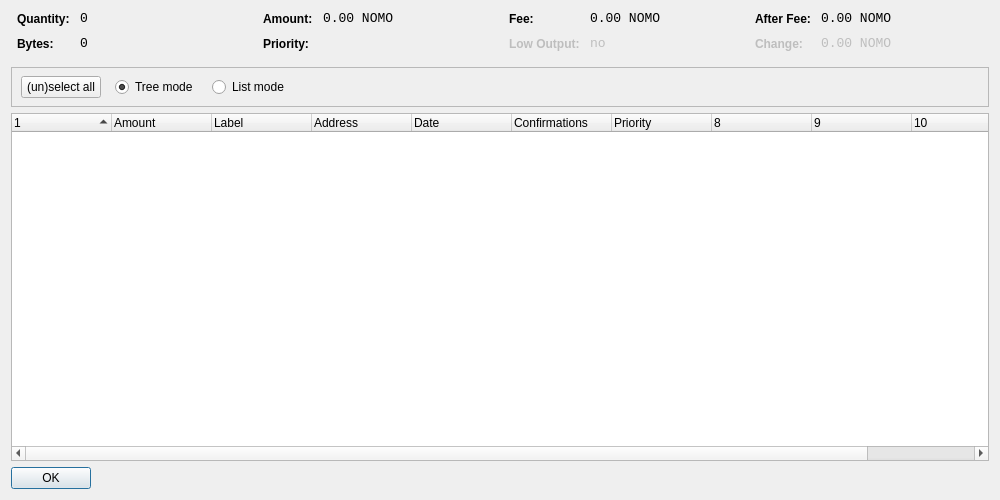
<?xml version="1.0" encoding="UTF-8"?>
<ui version="4.0">
 <class>CoinControlDialog</class>
 <widget class="QDialog" name="CoinControlDialog">
  <property name="geometry">
   <rect>
    <x>0</x>
    <y>0</y>
    <width>1000</width>
    <height>500</height>
   </rect>
  </property>
  <property name="windowTitle">
   <string>Coin Control</string>
  </property>
  <layout class="QVBoxLayout" name="verticalLayout">
   <item>
    <layout class="QHBoxLayout" name="horizontalLayoutTop" stretch="0,0,0,0">
     <property name="topMargin">
      <number>0</number>
     </property>
     <property name="bottomMargin">
      <number>10</number>
     </property>
     <item>
      <layout class="QFormLayout" name="formLayoutCoinControl1">
       <property name="horizontalSpacing">
        <number>10</number>
       </property>
       <property name="verticalSpacing">
        <number>10</number>
       </property>
       <property name="leftMargin">
        <number>6</number>
       </property>
       <property name="rightMargin">
        <number>6</number>
       </property>
       <item row="0" column="0">
        <widget class="QLabel" name="labelCoinControlQuantityText">
         <property name="styleSheet">
          <string notr="true">font-weight:bold;</string>
         </property>
         <property name="text">
          <string>Quantity:</string>
         </property>
        </widget>
       </item>
       <item row="0" column="1">
        <widget class="QLabel" name="labelCoinControlQuantity">
         <property name="font">
          <font>
           <family>Monospace</family>
           <pointsize>10</pointsize>
          </font>
         </property>
         <property name="cursor">
          <cursorShape>IBeamCursor</cursorShape>
         </property>
         <property name="contextMenuPolicy">
          <enum>Qt::ActionsContextMenu</enum>
         </property>
         <property name="text">
          <string notr="true">0</string>
         </property>
         <property name="textInteractionFlags">
          <set>Qt::LinksAccessibleByMouse|Qt::TextSelectableByKeyboard|Qt::TextSelectableByMouse</set>
         </property>
        </widget>
       </item>
       <item row="1" column="0">
        <widget class="QLabel" name="labelCoinControlBytesText">
         <property name="styleSheet">
          <string notr="true">font-weight:bold;</string>
         </property>
         <property name="text">
          <string>Bytes:</string>
         </property>
        </widget>
       </item>
       <item row="1" column="1">
        <widget class="QLabel" name="labelCoinControlBytes">
         <property name="font">
          <font>
           <family>Monospace</family>
           <pointsize>10</pointsize>
          </font>
         </property>
         <property name="cursor">
          <cursorShape>IBeamCursor</cursorShape>
         </property>
         <property name="contextMenuPolicy">
          <enum>Qt::ActionsContextMenu</enum>
         </property>
         <property name="text">
          <string notr="true">0</string>
         </property>
         <property name="textInteractionFlags">
          <set>Qt::LinksAccessibleByMouse|Qt::TextSelectableByKeyboard|Qt::TextSelectableByMouse</set>
         </property>
        </widget>
       </item>
      </layout>
     </item>
     <item>
      <layout class="QFormLayout" name="formLayoutCoinControl2">
       <property name="horizontalSpacing">
        <number>10</number>
       </property>
       <property name="verticalSpacing">
        <number>10</number>
       </property>
       <property name="leftMargin">
        <number>6</number>
       </property>
       <property name="rightMargin">
        <number>6</number>
       </property>
       <item row="0" column="0">
        <widget class="QLabel" name="labelCoinControlAmountText">
         <property name="styleSheet">
          <string notr="true">font-weight:bold;</string>
         </property>
         <property name="text">
          <string>Amount:</string>
         </property>
        </widget>
       </item>
       <item row="0" column="1">
        <widget class="QLabel" name="labelCoinControlAmount">
         <property name="font">
          <font>
           <family>Monospace</family>
           <pointsize>10</pointsize>
          </font>
         </property>
         <property name="cursor">
          <cursorShape>IBeamCursor</cursorShape>
         </property>
         <property name="contextMenuPolicy">
          <enum>Qt::ActionsContextMenu</enum>
         </property>
         <property name="text">
          <string notr="true">0.00 NOMO</string>
         </property>
         <property name="textInteractionFlags">
          <set>Qt::LinksAccessibleByMouse|Qt::TextSelectableByKeyboard|Qt::TextSelectableByMouse</set>
         </property>
        </widget>
       </item>
       <item row="1" column="0">
        <widget class="QLabel" name="labelCoinControlPriorityText">
         <property name="styleSheet">
          <string notr="true">font-weight:bold;</string>
         </property>
         <property name="text">
          <string>Priority:</string>
         </property>
        </widget>
       </item>
       <item row="1" column="1">
        <widget class="QLabel" name="labelCoinControlPriority">
         <property name="font">
          <font>
           <family>Monospace</family>
           <pointsize>10</pointsize>
          </font>
         </property>
         <property name="cursor">
          <cursorShape>IBeamCursor</cursorShape>
         </property>
         <property name="contextMenuPolicy">
          <enum>Qt::ActionsContextMenu</enum>
         </property>
         <property name="text">
          <string/>
         </property>
         <property name="textInteractionFlags">
          <set>Qt::LinksAccessibleByMouse|Qt::TextSelectableByKeyboard|Qt::TextSelectableByMouse</set>
         </property>
        </widget>
       </item>
      </layout>
     </item>
     <item>
      <layout class="QFormLayout" name="formLayoutCoinControl3">
       <property name="horizontalSpacing">
        <number>10</number>
       </property>
       <property name="verticalSpacing">
        <number>10</number>
       </property>
       <property name="leftMargin">
        <number>6</number>
       </property>
       <property name="rightMargin">
        <number>6</number>
       </property>
       <item row="0" column="0">
        <widget class="QLabel" name="labelCoinControlFeeText">
         <property name="styleSheet">
          <string notr="true">font-weight:bold;</string>
         </property>
         <property name="text">
          <string>Fee:</string>
         </property>
        </widget>
       </item>
       <item row="0" column="1">
        <widget class="QLabel" name="labelCoinControlFee">
         <property name="font">
          <font>
           <family>Monospace</family>
           <pointsize>10</pointsize>
          </font>
         </property>
         <property name="cursor">
          <cursorShape>IBeamCursor</cursorShape>
         </property>
         <property name="contextMenuPolicy">
          <enum>Qt::ActionsContextMenu</enum>
         </property>
         <property name="text">
          <string notr="true">0.00 NOMO</string>
         </property>
         <property name="textInteractionFlags">
          <set>Qt::LinksAccessibleByMouse|Qt::TextSelectableByKeyboard|Qt::TextSelectableByMouse</set>
         </property>
        </widget>
       </item>
       <item row="1" column="0">
        <widget class="QLabel" name="labelCoinControlLowOutputText">
         <property name="enabled">
          <bool>false</bool>
         </property>
         <property name="styleSheet">
          <string notr="true">font-weight:bold;</string>
         </property>
         <property name="text">
          <string>Low Output:</string>
         </property>
        </widget>
       </item>
       <item row="1" column="1">
        <widget class="QLabel" name="labelCoinControlLowOutput">
         <property name="enabled">
          <bool>false</bool>
         </property>
         <property name="font">
          <font>
           <family>Monospace</family>
           <pointsize>10</pointsize>
          </font>
         </property>
         <property name="cursor">
          <cursorShape>IBeamCursor</cursorShape>
         </property>
         <property name="contextMenuPolicy">
          <enum>Qt::ActionsContextMenu</enum>
         </property>
         <property name="text">
          <string notr="true">no</string>
         </property>
         <property name="textInteractionFlags">
          <set>Qt::LinksAccessibleByMouse|Qt::TextSelectableByKeyboard|Qt::TextSelectableByMouse</set>
         </property>
        </widget>
       </item>
      </layout>
     </item>
     <item>
      <layout class="QFormLayout" name="formLayoutCoinControl4">
       <property name="horizontalSpacing">
        <number>10</number>
       </property>
       <property name="verticalSpacing">
        <number>10</number>
       </property>
       <property name="leftMargin">
        <number>6</number>
       </property>
       <property name="rightMargin">
        <number>6</number>
       </property>
       <item row="0" column="0">
        <widget class="QLabel" name="labelCoinControlAfterFeeText">
         <property name="styleSheet">
          <string notr="true">font-weight:bold;</string>
         </property>
         <property name="text">
          <string>After Fee:</string>
         </property>
        </widget>
       </item>
       <item row="0" column="1">
        <widget class="QLabel" name="labelCoinControlAfterFee">
         <property name="font">
          <font>
           <family>Monospace</family>
           <pointsize>10</pointsize>
          </font>
         </property>
         <property name="cursor">
          <cursorShape>IBeamCursor</cursorShape>
         </property>
         <property name="contextMenuPolicy">
          <enum>Qt::ActionsContextMenu</enum>
         </property>
         <property name="text">
          <string notr="true">0.00 NOMO</string>
         </property>
         <property name="textInteractionFlags">
          <set>Qt::LinksAccessibleByMouse|Qt::TextSelectableByKeyboard|Qt::TextSelectableByMouse</set>
         </property>
        </widget>
       </item>
       <item row="1" column="0">
        <widget class="QLabel" name="labelCoinControlChangeText">
         <property name="enabled">
          <bool>false</bool>
         </property>
         <property name="styleSheet">
          <string notr="true">font-weight:bold;</string>
         </property>
         <property name="text">
          <string>Change:</string>
         </property>
        </widget>
       </item>
       <item row="1" column="1">
        <widget class="QLabel" name="labelCoinControlChange">
         <property name="enabled">
          <bool>false</bool>
         </property>
         <property name="font">
          <font>
           <family>Monospace</family>
           <pointsize>10</pointsize>
          </font>
         </property>
         <property name="cursor">
          <cursorShape>IBeamCursor</cursorShape>
         </property>
         <property name="contextMenuPolicy">
          <enum>Qt::ActionsContextMenu</enum>
         </property>
         <property name="text">
          <string notr="true">0.00 NOMO</string>
         </property>
         <property name="textInteractionFlags">
          <set>Qt::LinksAccessibleByMouse|Qt::TextSelectableByKeyboard|Qt::TextSelectableByMouse</set>
         </property>
        </widget>
       </item>
      </layout>
     </item>
    </layout>
   </item>
   <item>
    <widget class="QFrame" name="frame">
     <property name="minimumSize">
      <size>
       <width>0</width>
       <height>40</height>
      </size>
     </property>
     <property name="frameShape">
      <enum>QFrame::StyledPanel</enum>
     </property>
     <property name="frameShadow">
      <enum>QFrame::Sunken</enum>
     </property>
     <widget class="QWidget" name="horizontalLayoutWidget">
      <property name="geometry">
       <rect>
        <x>10</x>
        <y>0</y>
        <width>781</width>
        <height>41</height>
       </rect>
      </property>
      <layout class="QHBoxLayout" name="horizontalLayoutPanel" stretch="0,0,0,0,0">
       <property name="spacing">
        <number>14</number>
       </property>
       <item>
        <widget class="QPushButton" name="pushButtonSelectAll">
         <property name="sizePolicy">
          <sizepolicy hsizetype="Maximum" vsizetype="Fixed">
           <horstretch>0</horstretch>
           <verstretch>0</verstretch>
          </sizepolicy>
         </property>
         <property name="text">
          <string>(un)select all</string>
         </property>
        </widget>
       </item>
       <item>
        <widget class="QRadioButton" name="radioTreeMode">
         <property name="sizePolicy">
          <sizepolicy hsizetype="Maximum" vsizetype="Fixed">
           <horstretch>0</horstretch>
           <verstretch>0</verstretch>
          </sizepolicy>
         </property>
         <property name="text">
          <string>Tree mode</string>
         </property>
         <property name="checked">
          <bool>true</bool>
         </property>
        </widget>
       </item>
       <item>
        <widget class="QRadioButton" name="radioListMode">
         <property name="sizePolicy">
          <sizepolicy hsizetype="Maximum" vsizetype="Fixed">
           <horstretch>0</horstretch>
           <verstretch>0</verstretch>
          </sizepolicy>
         </property>
         <property name="text">
          <string>List mode</string>
         </property>
        </widget>
       </item>
       <item>
        <spacer name="horizontalSpacer">
         <property name="orientation">
          <enum>Qt::Horizontal</enum>
         </property>
         <property name="sizeHint" stdset="0">
          <size>
           <width>40</width>
           <height>20</height>
          </size>
         </property>
        </spacer>
       </item>
      </layout>
     </widget>
    </widget>
   </item>
   <item>
    <widget class="CoinControlTreeWidget" name="treeWidget">
     <property name="contextMenuPolicy">
      <enum>Qt::CustomContextMenu</enum>
     </property>
     <property name="sortingEnabled">
      <bool>false</bool>
     </property>
     <property name="columnCount">
      <number>11</number>
     </property>
     <attribute name="headerShowSortIndicator" stdset="0">
      <bool>true</bool>
     </attribute>
     <attribute name="headerStretchLastSection">
      <bool>false</bool>
     </attribute>
     <column>
      <property name="text">
       <string/>
      </property>
     </column>
     <column>
      <property name="text">
       <string>Amount</string>
      </property>
     </column>
     <column>
      <property name="text">
       <string>Label</string>
      </property>
     </column>
     <column>
      <property name="text">
       <string>Address</string>
      </property>
     </column>
     <column>
      <property name="text">
       <string>Date</string>
      </property>
     </column>
     <column>
      <property name="text">
       <string>Confirmations</string>
      </property>
      <property name="toolTip">
       <string>Confirmed</string>
      </property>
     </column>
     <column>
      <property name="text">
       <string>Priority</string>
      </property>
     </column>
     <column>
      <property name="text">
       <string/>
      </property>
     </column>
     <column>
      <property name="text">
       <string/>
      </property>
     </column>
     <column>
      <property name="text">
       <string/>
      </property>
     </column>
     <column>
      <property name="text">
       <string/>
      </property>
     </column>
    </widget>
   </item>
   <item>
    <widget class="QDialogButtonBox" name="buttonBox">
     <property name="sizePolicy">
      <sizepolicy hsizetype="Maximum" vsizetype="Fixed">
       <horstretch>0</horstretch>
       <verstretch>0</verstretch>
      </sizepolicy>
     </property>
     <property name="orientation">
      <enum>Qt::Horizontal</enum>
     </property>
     <property name="standardButtons">
      <set>QDialogButtonBox::Ok</set>
     </property>
    </widget>
   </item>
  </layout>
 </widget>
 <customwidgets>
  <customwidget>
   <class>CoinControlTreeWidget</class>
   <extends>QTreeWidget</extends>
   <header>coincontroltreewidget.h</header>
  </customwidget>
 </customwidgets>
 <resources/>
 <connections/>
</ui>
